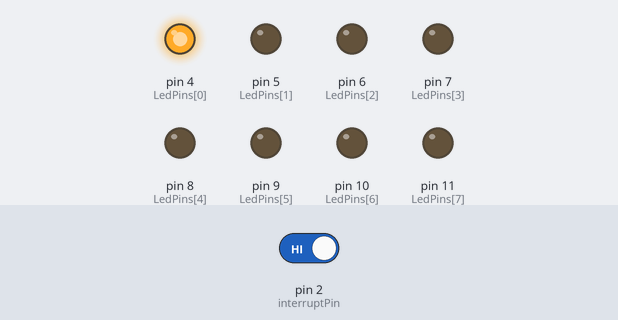
This sketch was run on a simulated Arduino Uno, built with avr-gcc and run on an emulated ATmega328P. Shown: output pins drawn as LEDs (lit = HIGH). Inputs (shaded band) come from the test bench; at power-on: pin 2 (interruptPin) HIGH.

Above: at 0.1 s.
At 1.2 s:
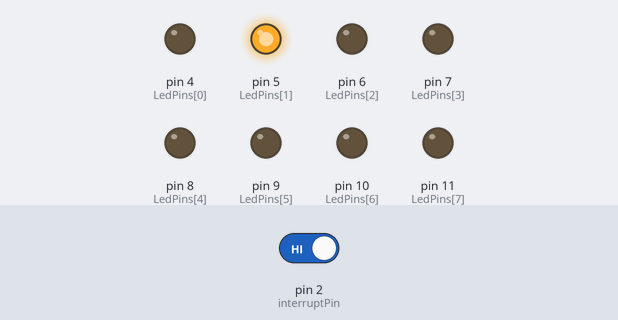
1.3 s: pin 2 (interruptPin) driven LOW
At 2.8 s:
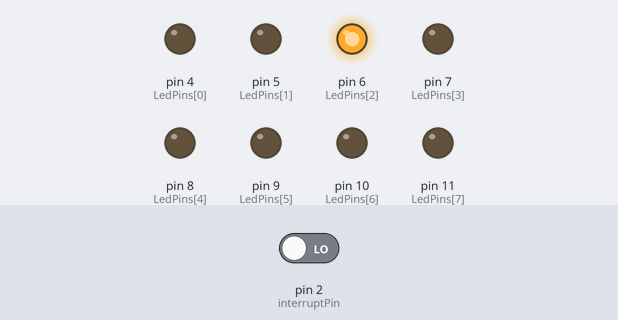
Timing chart, 0 to 16.3 s (numbered marks = the images above; inputs shaded):
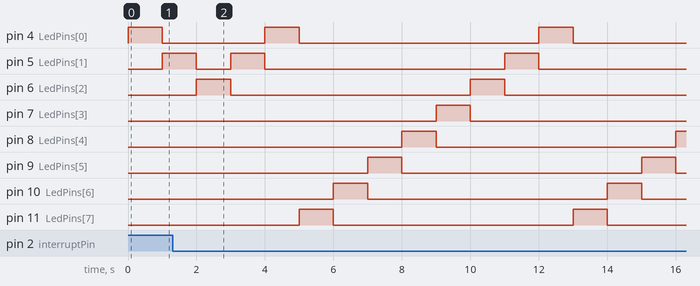

Measured:
- by itself, pin 4 (LedPins[0]), pin 6 (LedPins[2]), pin 9 (LedPins[5]), pin 10 (LedPins[6]), pin 11 (LedPins[7]): alternates HIGH for 1.0 s and LOW for 7.0 s

The sketch:

Water_light_Button_int.ino
```cpp
const byte interruptPin = 2;
int LedDirection = 1 ;
int LedPins[] = {4,5,6,7,8,9,10,11} ;
int NowLedOn = 0 ;
// the setup function runs once when you press reset or power the board
void setup() {
  // initialize digital pin Blink_Led_Pin as an output.

    // pinMode(ButtonPin,INPUT) ;
    for(int i=0; i <8 ; i++)
        {
              pinMode(LedPins[i], OUTPUT);    //定義Blink_Led_Pin為輸出腳位
              digitalWrite(LedPins[i], LOW);    // 將腳位Blink_Led_Pin設定為低電位  turn the LED off by making the voltage LOW
        }
  pinMode(interruptPin, INPUT_PULLUP);
  attachInterrupt(digitalPinToInterrupt(interruptPin), ButtonisPressed, FALLING );
}

// the loop function runs over and over again forever
void loop() {
   // int btnValue = digitalRead(ButtonPin) ;
  //  if (!btnValue)
 //         LedDirection  = LedDirection* (-1 );
   //  if
       for (int i =0 ; i < 8; i++)
          {
              if (NowLedOn == i)
              {
                digitalWrite(LedPins[i], HIGH);   // turn on Led
              }
              else
              {
                digitalWrite(LedPins[i], LOW);    // turn off Led
              }


          }
          if (LedDirection == 1)
              {
                NowLedOn ++ ;   //right side move
              }
              else
              {
                NowLedOn -- ;     //left side move

              }
     if (NowLedOn >=8)      // check right side
          NowLedOn= 0 ;
     if (NowLedOn < 0)      // check left side
          NowLedOn= 7 ;

         delay(1000) ;
}

void ButtonisPressed()
{
   LedDirection  = LedDirection* (-1 );
}
```
